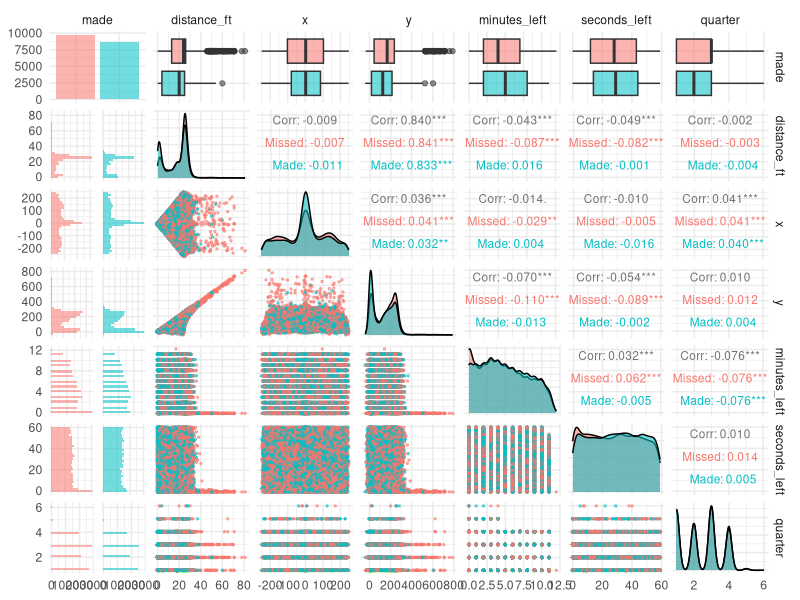

R code for this plot:
## ---- chunk 1
knitr::opts_knit$set(root.dir = "C:/Users/12895/Desktop/DS coursework")
## ---- chunk 2
library(readr)
library(GGally)
library(ggplot2)
library(dplyr)
df <- read.csv("data/derived/curry_shots_cleaned.csv")
attach(df)
## ---- chunk 3
# choose variables(continuous + binary)
df_subset <- df %>%
  select(made, distance_ft, x, y, minutes_left, seconds_left, quarter)

# Convert 'made' to a factor for color grouping
df_subset$made <- factor(df_subset$made, levels = c(0, 1), labels = c("Missed", "Made"))

# Plot the pairwise correlation matrix
png("outputs/figures/bivariate_analysis.png", width = 1000, height = 1000, res = 120)
ggpairs(df_subset, 
        aes(color = made, alpha = 0.5),
        upper = list(continuous = wrap("cor", size = 3)),
        lower = list(continuous = wrap("points", size = 0.5)),
        diag = list(continuous = wrap("densityDiag"))) +
  theme_minimal()
dev.off()
